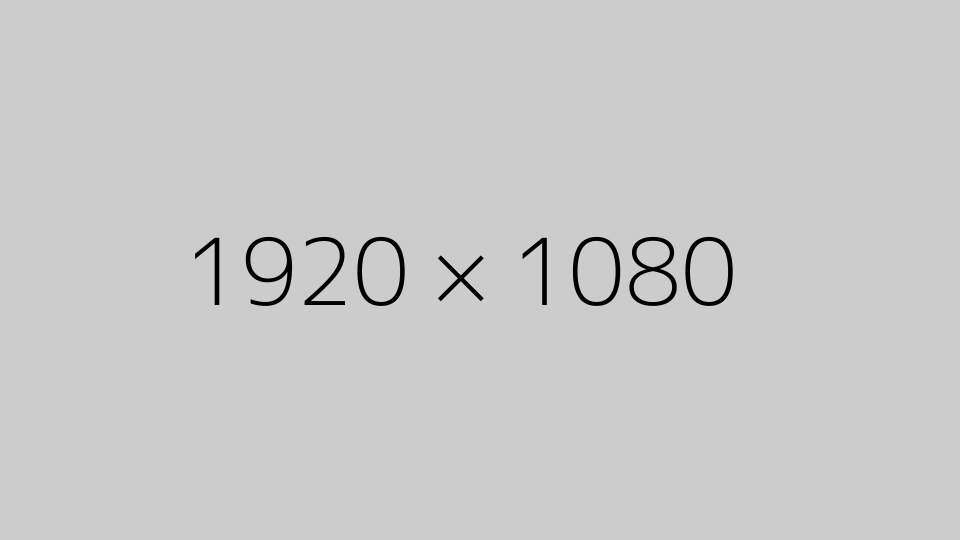
#> input picture testing/example_images/1920x1080.png, 1920 x 1080 px (shown at 1/2 size)
$ python opencv.py ../testing/example_images/1920x1080.png ../testing/example_images/My_example.png ../testing/example_images/My_example.png   (older library calls are emulated)
#> lines starting #> are read from the running program, lines starting #| are printed output that depends on the picture; after the words box and inside, x2 and y2 are one past the last pixel; in counts of white or black regions, pixels touching at a corner belong together
import numpy as np
import cv2, os, argparse, logging


class TextExtractor():
    def __init__(self, pathToImage = None):
        self.pathToImage = pathToImage
        self.words = []
        self.characters = []

    def addWord(self, i, img):
        """
        Adds i-th word. Function supports substitution.
        """
        if (i >= len(self.words)):
            self.words.append(img)
            self.characters.append([])
        else:
            self.words[i] = img

    def addChar(self, i, j, img):
        """
        Adds j-th letter to i-th word. Function supports substitution. Does not check
        i bounds.
        """
        if (j >= len(self.characters[i])):
            self.characters[i].append(img)
        else:
            self.characters[i][j] = img

    def erodeImg(self, img, kernel):
        return cv2.erode(img, kernel)

    # one of the next post of the same user states that you do not
    # have to reverse the bytes anymore
    # https://stackoverflow.com/questions/34232632/convert-python-opencv-image-numpy-array-to-pyqt-qpixmap-image
    def reversBGRtoRGB(self, img):
        cv2.cvtColor(img, cv2.COLOR_BGR2RGB, img)
        return img

    def convertOpenCVtoQImageFormat(self):
        """
        Needs a colored image
        https://stackoverflow.com/questions/33741920/convert-opencv-3-iplimage-to-pyqt5-qimage-qpixmap-in-python
        Accessed: 25.10.2017 15:57      Answered by: AdityaIntwala
        """
        for i in range(len(self.words)):
            for c in self.characters[i]:
                height, width = c.shape
                bytesPerLine = 3 * width
                c = self.reversBGRtoRGB(c)
                c = QImage(char.data, width, height, bytesPerLine,QImage.Format_RGB888)

    def characterExtraction(self):
        '''
        TODO: make it work with color images (opencv can convert it on the fly)
        TODO: include verification by average width of a character. I think, after
            eroding letter "H", the algorithm might split it into two letter "I"s
        Needs a contoured box in order to properly scan and a MAYBE greyscale [0,255].
        It then inverts the image, divides every pixel by 32, so that it's between values [0,7]
        Then it erodes it with 2x2 kernel of uint8 and scans it.

        The whole algorithm scans every column of an image until the right side is reached.
        Scanning begins by multiplying the column with 35x1 vector of ones. If the result is not
        zero, then the letter has been encountered. It's then looking for the moment when the
        result of multiplication is zero again. It means that the end of a letter has been recognized.
        It then draws a rectangle over it and saves into a new image.
        '''
        for idxWord, word, in enumerate(self.words):
            img = word
            origImg = img
            imgCopy = img.copy()
            img = cv2.bitwise_not(img)
            imgCopy = cv2.bitwise_not(imgCopy)
            # img /= 32 it was not working on python3
            for row in img:
                for pixel in row:
                    pixel /= 32
            # img = np.divide(img,32) # divided to get data into [0,7]
            kernel = np.ones((2,2),np.uint8)

            img = cv2.erode(img, kernel)
            # imgCopy = pool.map(self.erodeImg, img, kernel)
            # imgCopy = cv2.erode(imgCopy, kernel)
            imgCopy = cv2.bitwise_not(imgCopy)
            # cv2.namedWindow(self.pathToImage, cv2.WINDOW_NORMAL) # lets you resize the window

            # TODO: remove printing when sure it's doing proper OCR
            # TODO: add contoured model with those boxes, cause it looks nice

            # for row in img:
            #     for cell in row:
            #         sys.stdout.write("%d" % cell)
            #     sys.stdout.write("\n")

            scanningLetter = False
            zeroResult = False
            upperBorder = 0
            lowerBorder = 0
            margin = 2

            # detect the height of the words start
            for row in range(img.shape[0]):
                # print(np.dot(np.ones((1 ,img.shape[1])),img[row,:]))
                zeroResult = np.isclose(np.dot(np.ones((1 ,img.shape[1])),img[row,:]), 0)
                if not zeroResult and not scanningLetter:
                    upperBorder = row
                    if row > margin: # add margin to make rectangle bigger than the letter
                        upperBorder -= margin
                    scanningLetter = True
                if scanningLetter and zeroResult:
                    lowerBorder = row
                    if row < img.shape[0]-margin:
                        lowerBorder += margin
                    scanningLetter = False
                    break

            x1 = 0
            x2 = 0
            letters = () # tuple for storing recognized letters
            # detect breaks between letters
            for col in range(img.shape[1]):
                # print(np.dot(np.ones((1 ,img.shape[0])),img[:,col]))
                zeroResult = np.isclose(np.dot(np.ones((1 ,img.shape[0])),img[:,col]), 0)
                if not zeroResult and not scanningLetter: # letter start
                    x1 = col
                    if x1 > margin:
                        x1 -= margin
                    scanningLetter = True
                    # print("poczatek literki")
                if zeroResult and scanningLetter: # letter end
                    x2 = col
                    if col < img.shape[1] - margin:
                        x2 += margin
                    scanningLetter = False
                    # print("koniec literki")
                    # print("szerokosc: %d" % (x2-x1))

                    cv2.rectangle(imgCopy, (x1,upperBorder),(x2,lowerBorder),150,1)
                    letters = letters + (imgCopy[upperBorder:lowerBorder, x1:x2],)


            for idxChar, letter in enumerate(letters):
                # cv2.imshow("cropped_" + str(idxChar), letter)
                self.addChar(idxWord, idxChar, letter)
                # cv2.imwrite(os.path.join("/home/kkuczaj/Praca_inzynierska/build","cropped_") + str(idxChar) + ".jpg", letter)
                # cv2.moveWindow("cropped_" + str(idxChar), 30*(1+idxChar), 30*(1+idxChar))

    # TODO: make tuning easier and add cropping
    def contourExample(self, maxH=100, maxW=200, minH=40, minW=40):
        '''
        Grayscales images and contours an image.
        https://stackoverflow.com/questions/23506105/extracting-text-opencv

        answered May 9 '14 at 5:07 by anana
        accessed Oct 10 '17 at 18:46
        '''
#> called with maxH = 100, maxW = 200, minH = 40, minW = 40
        image = cv2.imread(self.pathToImage)
#> image is the input picture: shape (1080, 1920, 3); min 0, max 204, mean 201.6
        gray = cv2.cvtColor(image,cv2.COLOR_BGR2GRAY) # grayscale
        _,thresh = cv2.threshold(gray,150,255,cv2.THRESH_BINARY_INV) # threshold
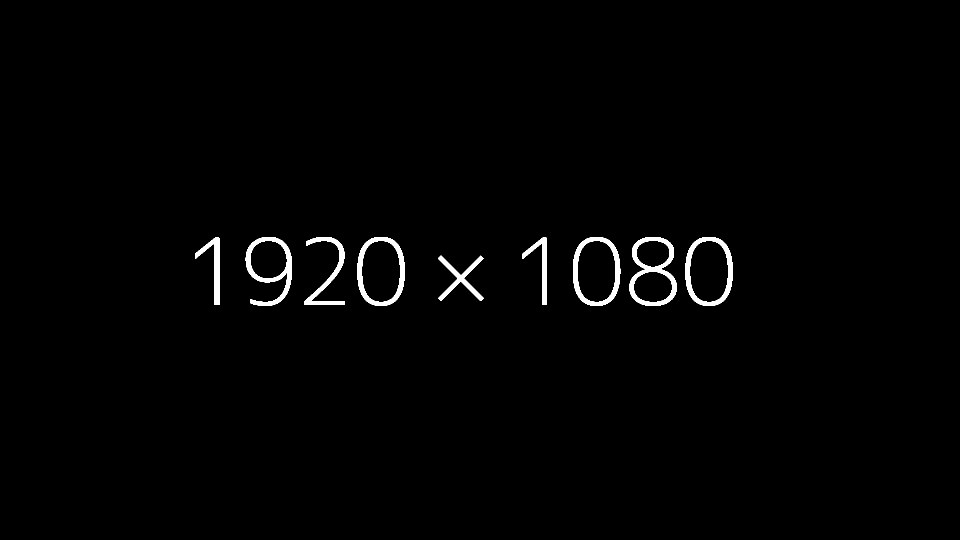
#> thresh: shape (1080, 1920) (shown at 1/2 size); 1.2% white; 9 white regions, largest, box (x1, y1, x2, y2) and area: (1259, 474, 1354, 612) 3759, (491, 474, 584, 612) 3438, (715, 474, 810, 612) 3243
        kernel = cv2.getStructuringElement(cv2.MORPH_CROSS,(3,3))
        dilated = cv2.dilate(thresh,kernel,iterations = 13) # dilate
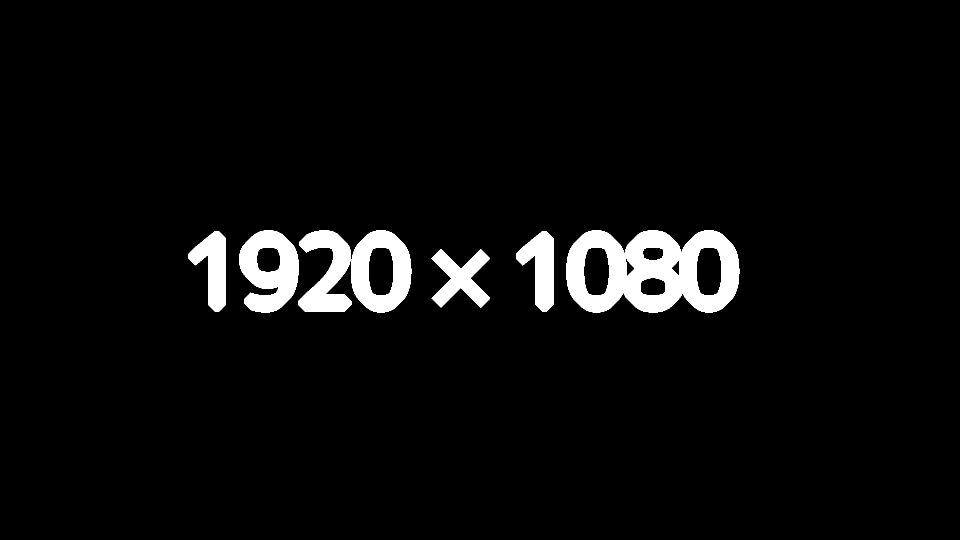
#> dilated: shape (1080, 1920) (shown at 1/2 size); 4.4% white; 7 white regions
        _, contours, hierarchy = cv2.findContours(dilated,cv2.RETR_EXTERNAL,cv2.CHAIN_APPROX_NONE) # get contours
#> contours = 7 contours; box (x1, y1, x2, y2) and area: (1133, 461, 1479, 625) 47030, (702, 461, 823, 625) 15674, (478, 461, 597, 625) 14139, (596, 461, 703, 623) 9290, (863, 498, 980, 615) 6664, (1032, 462, 1107, 623) 6494, (377, 462, 452, 623) 6494

        self.contours = ()
        # for each contour found, draw a rectangle around it on original image
        for idx, contour in enumerate(contours):
            # get rectangle bounding contour
            [x,y,w,h] = cv2.boundingRect(contour)
            # discard areas that are too large
            if h>maxH and w>maxW:
                continue
            # discard areas that are too small
            if h<minH or w<minW:
                continue

            # draw rectangle around contour on original image
            # cv2.rectangle(image,(x,y),(x+w,y+h),(255,0,255),2)
            self.contours = self.contours + (gray[y:y+h,x:x+w],)
#> this loop made 7 passes
#> (x, y, w, h) on passes 1 to 7: (863, 498, 117, 117), (1032, 462, 75, 161), (377, 462, 75, 161), (1133, 461, 346, 164), (702, 461, 121, 164), (596, 461, 107, 162), (478, 461, 119, 164)

        # TODO: encapsulate this in multiprocess
        for idx, c in enumerate(self.contours):
            # TODO: it stopped working when single image is provided
            # cv2.imshow("boundingRectangle_" + str(idx), c)
            # cv2.moveWindow("boundingRectangle_" + str(idx), 1400, (1000-50*idx))
            self.addWord(idx, c)
#> this loop made 6 passes
        if (len(self.words) is 0):
            self.addWord(0, gray)


def main(singleWord, multipleWords):
    print("OpenCV Version: {}". format(cv2. __version__))
    t = TextExtractor(singleWord)
    t.contourExample( 100, 200, 40, 40) # original values 300, 300, 40, 40
    t.characterExtraction()
#> the loop in characterExtraction, `for idxWord, word, in enumerate(self.words):` made 6 passes
#> pass 1, in characterExtraction, `img = word`:
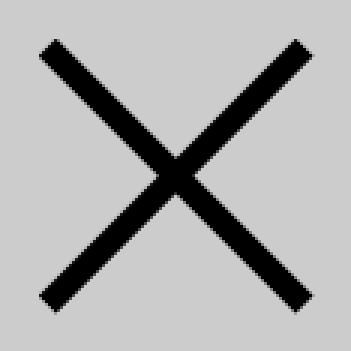
#> img: shape (117, 117) (shown 3 times larger); min 0, max 204, mean 175.1
#> pass 1, in characterExtraction, `img = cv2.bitwise_not(img)`:
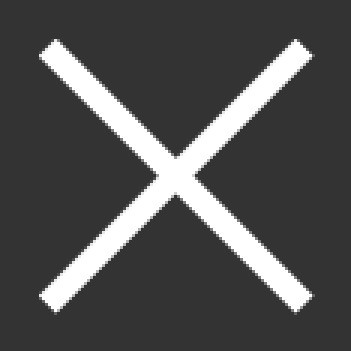
#> img: shape (117, 117) (shown 3 times larger); min 51, max 255, mean 79.9
#> pass 1, in characterExtraction, `img = cv2.erode(img, kernel)`:
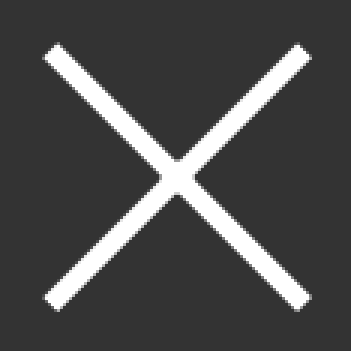
#> img: shape (117, 117) (shown 3 times larger); min 51, max 255, mean 74.8
#> pass 2, in characterExtraction, `img = word`:
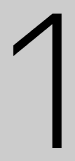
#> img: shape (161, 75); min 0, max 204, mean 176
#> after the loop in characterExtraction, `for idxWord, word, in enumerate(self.words):`:
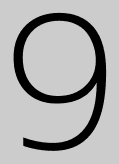
#> imgCopy: shape (164, 119); min 0, max 204, mean 169.4
#> after the loop in characterExtraction, `for idxWord, word, in enumerate(self.words):`: pixel = 1.59
    # t.convertOpenCVtoQImageFormat()


if __name__ == '__main__':
    parser = argparse.ArgumentParser()
    parser.add_argument("pathToSingleWordImage", help="Path to single word image")
    parser.add_argument("pathToMultipleWordsImage", help="Path to multiple words image")
    parser.add_argument("pathToLogFile", help="Path to log file")
    args = parser.parse_args()
    logging.basicConfig(format='%(asctime)s \t %(levelname)s:%(message)s', filename=os.path.join(args.pathToLogFile, 'logFile.log'))#, level = logging.INFO)
    main(args.pathToSingleWordImage, args.pathToMultipleWordsImage)
